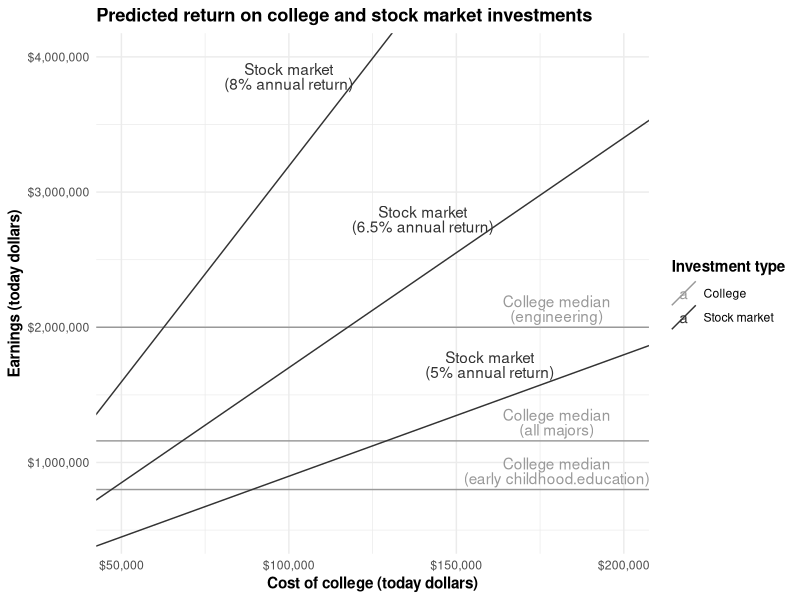
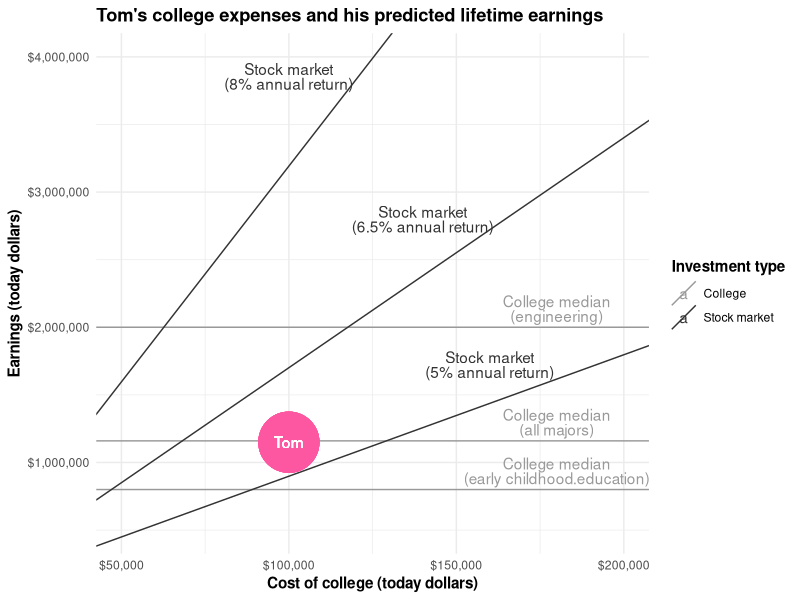

The R script that drew these images, in order:
library(ggplot2)
library(reshape2)
library(scales)

# tuition <- c(europe = 5e4,
#              us.public = 8e4,
#              us.private = 2e5)
years.invested <- 65 - 20 # the nominal working life
stock.market.return <- 1.068 # from Greenstone & Looney, 2011

lifetime.earnings <- c(
  engineering = 2e6,
  all.majors = 1.16e6,
  early.childhood.education = 8e5
)

college <- data.frame(
  investment = 'College',
  label.x = 1.8e5,
  earnings.intercept = unname(lifetime.earnings),
  earnings.slope = 0,
  full.investment = paste0('College median\n(',
                           sub('\\.', ' ', names(lifetime.earnings)), ')')
)

not.college <- data.frame(
  investment = 'Stock market',
  stock.market.return = c(1.050, 1.065, 1.080),
  label.x = c(1.6e5, 1.4e5, 1e5),
  earnings.intercept = 0
)
not.college$earnings.slope <- not.college$stock.market.return ^ years.invested
not.college$full.investment <- paste0(
  'Stock market\n(',
  round(100 * (not.college$stock.market.return - 1), 1),
  '% annual return)')
not.college$stock.market.return <- NULL

alternatives <- rbind(college, not.college)
p <- ggplot(alternatives) +
  scale_color_manual(values = c('grey60', 'grey20'),
                     name = 'Investment type') +
  theme_minimal() +
  theme(title = element_text(face = 'bold')) +
  scale_x_continuous('Cost of college (today dollars)',
                     limits = c(5e4, 2e5), labels = dollar) +
  scale_y_continuous('Earnings (today dollars)',
                     limits = c(5e5, 4e6), labels = dollar) +
  geom_abline(aes(intercept = earnings.intercept,
                  slope = earnings.slope,
                  color = investment,
                  group = full.investment)) +
  geom_text(aes(x = label.x,
                y = earnings.intercept + earnings.slope * label.x,
                color = investment,
                vjust = -.2 - (earnings.slope / 12),
                lineheight = .8,
                label = full.investment))

p.tom <- p +
  aes(x = 1e5, y = 1.15e6) +
  geom_point(color = '#fe57a1', size = 20) +
  geom_text(color = 'white', label = 'Tom')

ppplot <- function(plot, filename) ggsave(filename = filename,
                                          plot = plot,
                                          width = 8, height = 6,
                                          units = 'in', dpi = 200)
ppplot(p + ggtitle('Predicted return on college and stock market investments'),
       'projected-earnings.png')
ppplot(p.tom +
         ggtitle("Tom's college expenses and his predicted lifetime earnings"),
       'tom.png')
